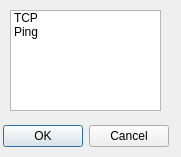
<?xml version="1.0" encoding="UTF-8"?>
<ui version="4.0">
 <class>ConnectionSelectionDialog</class>
 <widget class="QDialog" name="ConnectionSelectionDialog">
  <property name="geometry">
   <rect>
    <x>0</x>
    <y>0</y>
    <width>181</width>
    <height>157</height>
   </rect>
  </property>
  <property name="windowTitle">
   <string>Dialog</string>
  </property>
  <widget class="QDialogButtonBox" name="buttonBox">
   <property name="geometry">
    <rect>
     <x>0</x>
     <y>120</y>
     <width>171</width>
     <height>32</height>
    </rect>
   </property>
   <property name="orientation">
    <enum>Qt::Horizontal</enum>
   </property>
   <property name="standardButtons">
    <set>QDialogButtonBox::Cancel|QDialogButtonBox::Ok</set>
   </property>
   <property name="centerButtons">
    <bool>true</bool>
   </property>
  </widget>
  <widget class="QListWidget" name="listWidget">
   <property name="geometry">
    <rect>
     <x>10</x>
     <y>10</y>
     <width>151</width>
     <height>101</height>
    </rect>
   </property>
   <item>
    <property name="text">
     <string>TCP</string>
    </property>
   </item>
   <item>
    <property name="text">
     <string>Ping</string>
    </property>
   </item>
  </widget>
 </widget>
 <resources/>
 <connections>
  <connection>
   <sender>buttonBox</sender>
   <signal>accepted()</signal>
   <receiver>ConnectionSelectionDialog</receiver>
   <slot>accept()</slot>
   <hints>
    <hint type="sourcelabel">
     <x>248</x>
     <y>254</y>
    </hint>
    <hint type="destinationlabel">
     <x>157</x>
     <y>274</y>
    </hint>
   </hints>
  </connection>
  <connection>
   <sender>buttonBox</sender>
   <signal>rejected()</signal>
   <receiver>ConnectionSelectionDialog</receiver>
   <slot>reject()</slot>
   <hints>
    <hint type="sourcelabel">
     <x>316</x>
     <y>260</y>
    </hint>
    <hint type="destinationlabel">
     <x>286</x>
     <y>274</y>
    </hint>
   </hints>
  </connection>
 </connections>
</ui>
